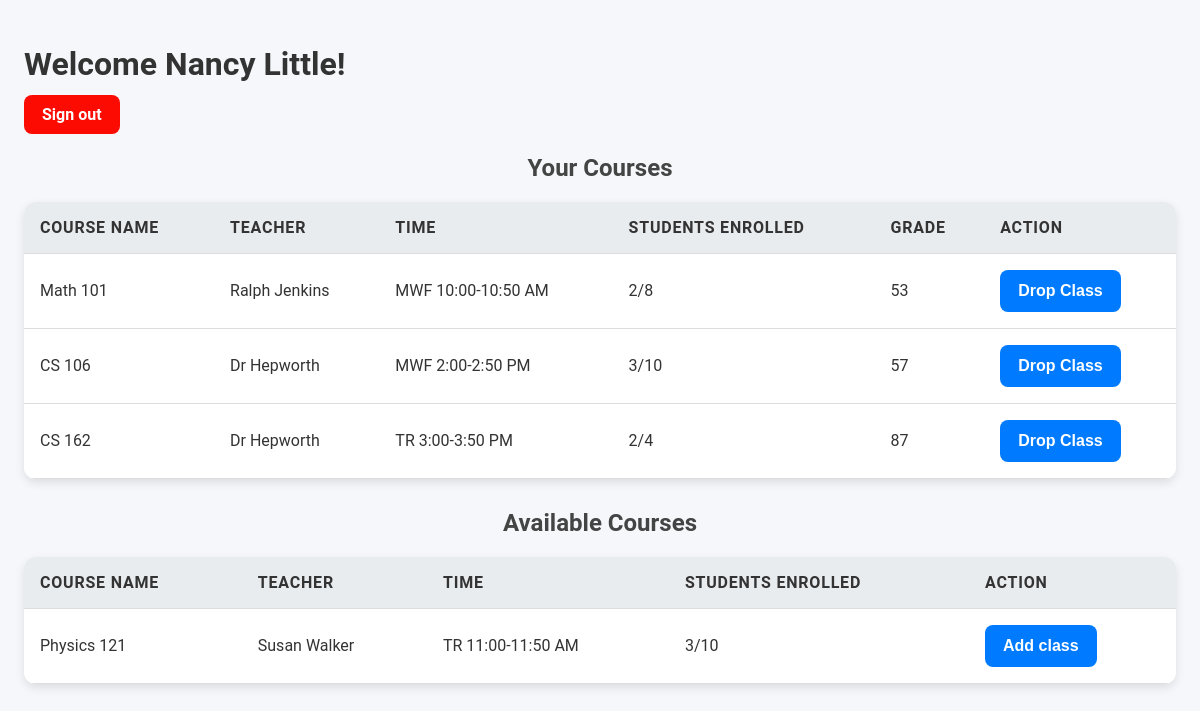
The page /dashboard (signed in) on the database as committed earlier.
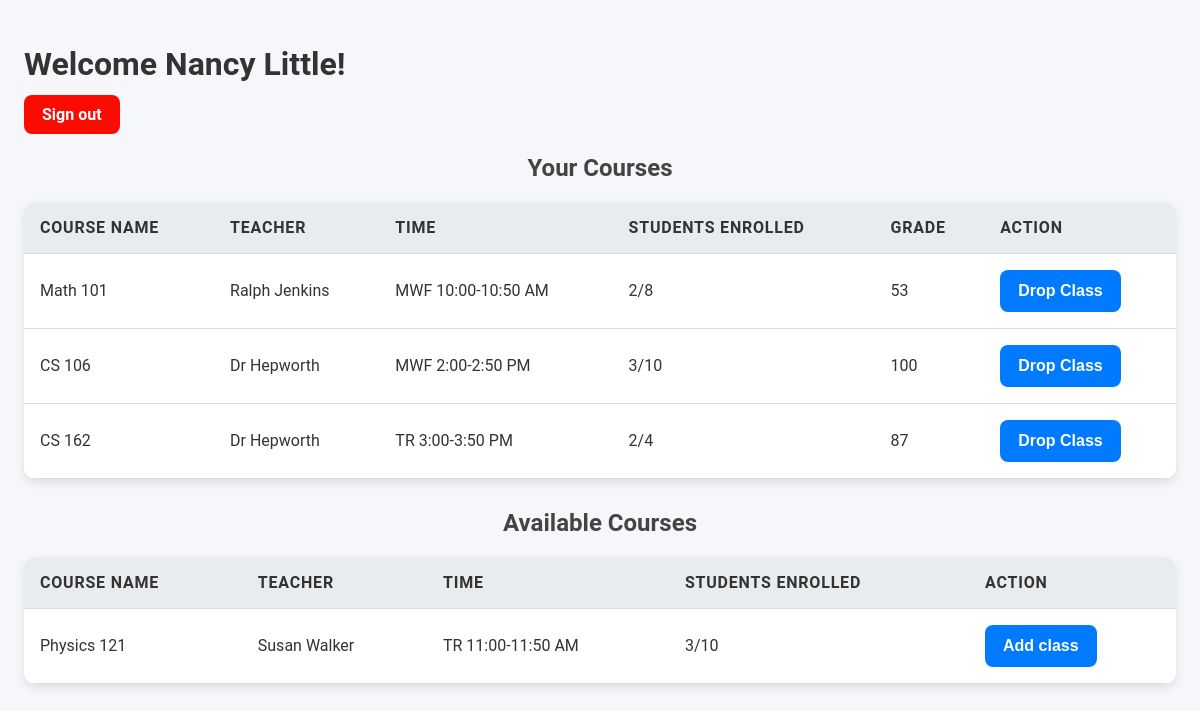
The same page on the database as committed later.
### app.py (models this page shows, shortened)
class User(UserMixin, db.Model):
    id = db.Column(db.Integer, primary_key=True)
    username = db.Column(db.String(80), unique=True, nullable=False)
    password_hash = db.Column(db.String(120), nullable=False)
    role = db.Column(db.String(20), nullable=False)
    display_name = db.Column(db.String(100))

class Enrollment(db.Model):
    id = db.Column(db.Integer, primary_key=True)
    student_id = db.Column(db.Integer, db.ForeignKey('user.id'), nullable=False)
    course_id = db.Column(db.Integer, db.ForeignKey('course.id'), nullable=False)
    grade = db.Column(db.Integer, nullable=True)
    student = db.relationship('User', backref='enrollments')
    course = db.relationship('Course', backref='enrollments')

class Course(db.Model):
    id = db.Column(db.Integer, primary_key=True)
    name = db.Column(db.String(100), nullable=False)
    teacher_id = db.Column(db.Integer, db.ForeignKey('user.id'), nullable=False)
    time = db.Column(db.String(50), nullable=False)
    capacity = db.Column(db.Integer, nullable=False)
    teacher = db.relationship('User', backref='courses')

### app.py (the view)
@app.route('/dashboard')
@login_required
def dashboard():
    if current_user.role == 'student':
        enrollments = Enrollment.query.filter_by(student_id=current_user.id).all()
        courses = Course.query.all()
        return render_template('student_dashboard.html', enrollments=enrollments, courses=courses)
    elif current_user.role == 'teacher':
        courses = Course.query.filter_by(teacher_id=current_user.id).all()
        return render_template('teacher_dashboard.html', courses=courses)
    return redirect(url_for('admin.index'))

### app.py (called while the page is built)
@login_manager.user_loader
def load_user(user_id):
    return User.query.get(int(user_id))

### templates/student_dashboard.html (shortened to what this page needs)
<!DOCTYPE html>
<html>
  <head>
    <link
      rel="stylesheet"
      href="{{ url_for('static', filename='style.css') }}"
    />
  </head>
  <body>
    <div class="dashboard-header">
      <h1>Welcome {{ current_user.display_name }}!</h1>
      <a href="{{ url_for('logout') }}" class="btn">Sign out</a>
    </div>
    <div class="section courses">
      <h2>Your Courses</h2>
      <table>
        <thead>
          <tr>
            <th>Course Name</th>
            <th>Teacher</th>
            <th>Time</th>
            <th>Students Enrolled</th>
            <th>Grade</th>
            <th>Action</th>
          </tr>
        </thead>
        <tbody>
          {% for enrollment in enrollments %}
          <tr>
            <td>{{ enrollment.course.name }}</td>
            <td>{{ enrollment.course.teacher.display_name }}</td>
            <td>{{ enrollment.course.time }}</td>
            <td>
              {{ enrollment.course.enrollments|length }}/{{
              enrollment.course.capacity }}
            </td>
            <td>{{ enrollment.grade if enrollment.grade else 'N/A' }}</td>
            <td>
              <form
                action="{{ url_for('drop_class', enrollment_id=enrollment.id) }}"
                method="post"
              >
                <button type="submit">Drop Class</button>
              </form>
            </td>
          </tr>
          {% endfor %}
        </tbody>
      </table>
      <h2>Available Courses</h2>
      <table>
        <thead>
          <tr>
            <th>Course Name</th>
            <th>Teacher</th>
            <th>Time</th>
            <th>Students Enrolled</th>
            <th>Action</th>
          </tr>
        </thead>
        <tbody>
          {% for course in courses %} {% if course.id not in
          enrollments|map(attribute='course_id')|list %}
          <tr>
            <td>{{ course.name }}</td>
            <td>{{ course.teacher.display_name }}</td>
            <td>{{ course.time }}</td>
            <td>{{ course.enrollments|length }}/{{ course.capacity }}</td>
            <td>
              {% if course.enrollments|length < course.capacity %}
              <form
                action="{{ url_for('enroll', course_id=course.id) }}"
                method="POST"
              >
                <button type="submit" class="btn-enroll">Add class</button>
              </form>
              {% else %}
              <span class="full">Full</span>
              {% endif %}
            </td>
          </tr>
          {% endif %} {% endfor %}
        </tbody>
      </table>
    </div>
  </body>
</html>

### static/style.css (style rules this page uses)
body { font-family: 'Roboto', sans-serif; margin: 0; padding: 2%; background-color: #f5f7fa; color: #333; }
button { background-color: #007bff; color: white; padding: 12px 18px; border: none; border-radius: 8px; cursor: pointer; font-size: 16px; font-weight: bold; transition: background-color 0.3s ease, transform 0.2s ease; }
.btn { text-decoration: none; color: white; background-color: #fc0b03; padding: 10px 18px; border-radius: 8px; font-weight: bold; transition: background-color 0.3s ease; }
table { width: 100%; border-collapse: collapse; margin-bottom: 30px; background-color: white; border-radius: 12px; overflow: hidden; box-shadow: 0 4px 10px rgba(0, 0, 0, 0.1); }
th, td { padding: 16px; text-align: left; border-bottom: 1px solid #ddd; }
th { background-color: #e9ecef; font-weight: bold; text-transform: uppercase; letter-spacing: 0.05em; }
td { background-color: #ffffff; }
h2 { color: #444; font-size: 24px; margin-top: 30px; margin-bottom: 20px; text-align: center; }

Rows that differ between the two databases and show on the page:
changed Enrollment "CS 106": grade "57" → "100"
